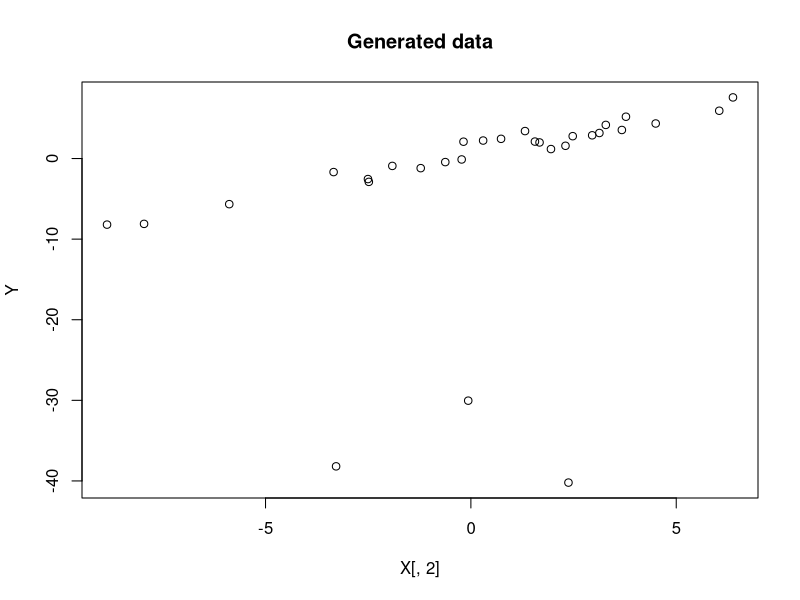
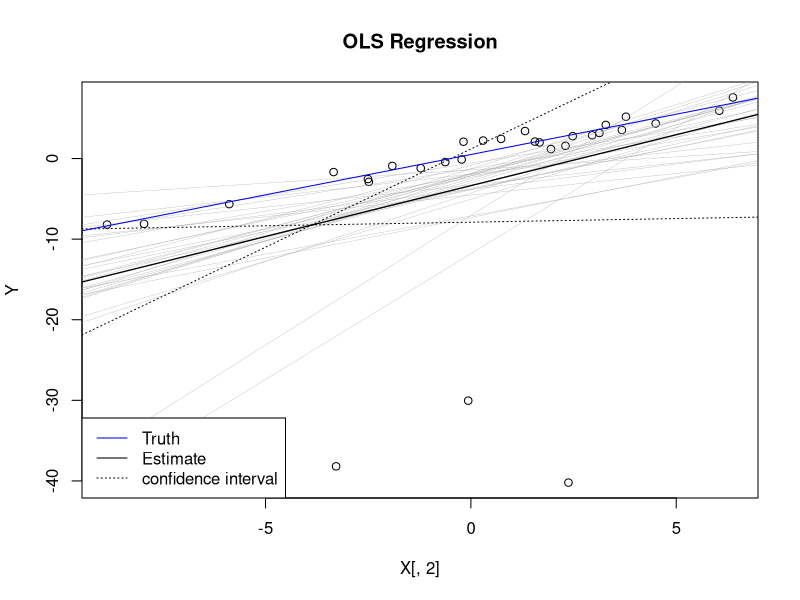

Source code (R) for these figures, in order: (Note: this script raises an error after producing the figures.)
set.seed(1)
library(robust)

# Generate data 
n=30
p=4
beta = matrix(c(.5,1,0,0),ncol=1)
X = cbind(1,rnorm(n,sd=4),rnorm(n,sd=.2),rnorm(n,sd=.2))
Y = X%*%beta+matrix(rnorm(n),ncol=1) #Good data
Y[sample(1:n,n/10)] = Y[sample(1:n,n/10)] + rnorm(0,40,n=n/10) #Bad data 10%
plot(X[,2],Y,main="Generated data")

################# OLS ######################
plot(X[,2],Y,main="OLS Regression")

# Bootsrap sample
B=10000
r=n
OLSbetastar=matrix(nrow=B,ncol=p)
for (b in 1:B){
  s=sample(1:n,r,replace=T)
  Xstar=X[s,]
  Ystar=Y[s]
  OLSbetastar[b,]=lm(Ystar~Xstar[,-1])$coefficients
}

# Bootsrapped estimates
OLSbetastar_hat=apply(OLSbetastar,2,mean)
sum(abs(Y-X%*%OLSbetastar_hat)) # Absolute error
for (row in 1:n){
  abline(OLSbetastar[row,1:2],col="darkgray",lwd=0.3)
}
abline(OLSbetastar_hat[1:2],lwd=1.3)

# Bootstrapped confint 95%
SE=apply(OLSbetastar,2,sd)
borne_sup=OLSbetastar_hat+qnorm(1-.05/2)*SE
borne_inf=OLSbetastar_hat-qnorm(1-.05/2)*SE
abline(borne_sup[1:2],lty=3)
abline(borne_inf[1:2],lty=3)

# True beta
abline(beta[1:2],col="blue")

legend("bottomleft",c("Truth","Estimate","confidence interval"),
       lty=c(1,1,3),col=c("blue","black","black"))

# Coverage prediction
mean(apply(OLSbetastar,1,function(row) Reduce('*',row>borne_inf && row<borne_sup)))

################# ROBUST ######################
plot(X[,2],Y,main="Robust Regression")

# Bootsrap sample
B=1000
r=n
betastar=matrix(nrow=B,ncol=p)
for (b in 1:B){
  s=sample(1:n,r,replace=T)
  Xstar=X[s,]
  Ystar=Y[s]
  betastar[b,]=lmrob(Ystar~Xstar[,-1],tau=.5)$coefficients
}

# Bootsrapped estimates
betastar_hat=apply(betastar,2,mean)
sum(abs(Y-X%*%betastar_hat)) # Absolute error
for (row in 1:n){
  abline(betastar[row,1:2],col="darkgray",lwd=0.3)
}
abline(betastar_hat[1:2],lwd=1.3)

# Bootstrapped confint 95%
SE=apply(betastar,2,sd)
borne_sup=betastar_hat+qnorm(1-.05/2)*SE
borne_inf=betastar_hat-qnorm(1-.05/2)*SE
abline(borne_sup[1:2],lty=3)
abline(borne_inf[1:2],lty=3)

# True beta
abline(beta[1:2],col="blue")

legend("bottomleft",c("Truth","Estimate","confidence interval"),
       lty=c(1,1,3),col=c("blue","black","black"))

# Coverage prediction
mean(apply(betastar,1,function(row) Reduce('*',row>borne_inf && row<borne_sup)))

sum(abs(Y-X%*%betastar_hat)) # LMROB_boot Absolute error
sum(abs(Y-X%*%OLSbetastar_hat)) # OLS Absolute error
